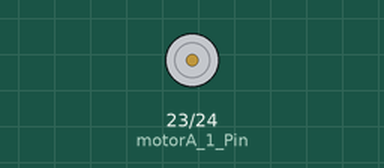
Simulated run of this program. Board: Raspberry Pi (BCM pin numbers). Parts: motor-driver pin pairs drawn as motors (green arrow = first pin HIGH = forward, orange = second pin HIGH = backward, longer = more drive). At 55.0 s the program stops and its outputs stay as they are.

Above: at 0.1 s.
At 10.1 s:
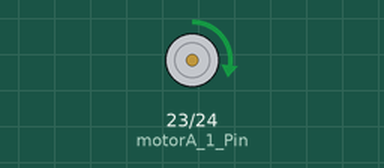
At 25.1 s:
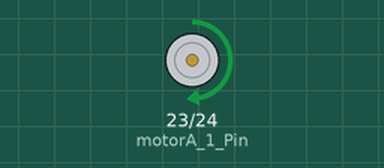
At 50.1 s:
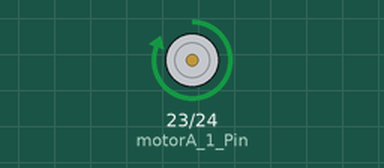
Timing chart, 0 to 56.5 s (numbered marks = the images above):
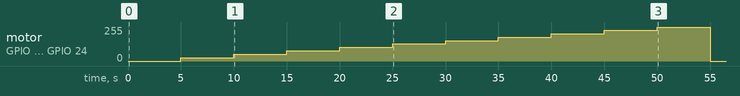

The program:

control_motor.py
```python
import RPi.GPIO as g
import time
import Adafruit_DHT


# motor Pin control
motorA_1_Pin = 23 # forward
motorA_2_Pin = 24 # backward


# set GPIO Pin
g.setmode(g.BCM)

# set the using Pin
g.setup(motorA_1_Pin, g.OUT)
g.setup(motorA_2_Pin, g.OUT)

# set PWM objects for using PWM control
motorA_1_PWM = g.PWM(motorA_1_Pin, 100)
motorA_2_PWM = g.PWM(motorA_2_Pin, 100)

# start PWM
motorA_1_PWM.start(0)
motorA_2_PWM.start(0)


try:
    # write code which can occur errors
    rotate = 0
    while(True):
        motorA_1_PWM.ChangeDutyCycle(rotate)
        time.sleep(5)
        rotate += 10
        if (rotate > 100):
            break

except Exception as e:
    # write the code control error massages
    print(e)

finally:
    # Regardless the error, finally this code will be executed
    motorA_1_PWM.stop() # end PWM
    g.cleanup() # reset GPIO Pin
```

Measured:
- by itself, motor on GPIO 23 (motorA_1_Pin) / GPIO 24 (motorA_2_Pin): rises from stopped to forward 255/255 in 45.0 s, then falls to stopped in 5.0 s
